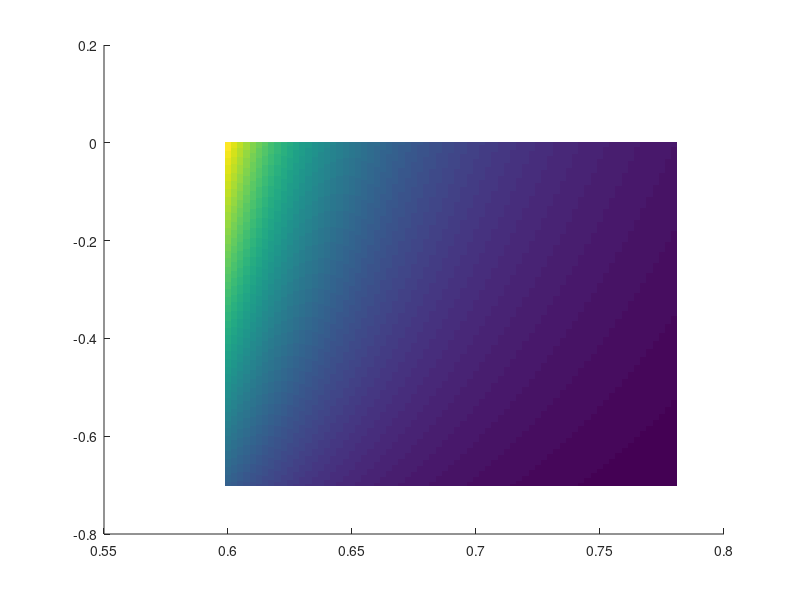

Write the MATLAB code that produced this figure. (Note: this script raises an error after producing the figure.)
p = 0.6:0.0025:0.78;
q = 1 - p;
rho = -0.7:0.0025:0;

m = 500;

n = 10000;
n_1 = 100;

rho_2 = 1 - 1 ./ p;
p_2 = (n-1)*exp(1) ./ (exp(1) + 1) ./ (n-1- m * rho); 
% p_3 = 1 - (n-1) ./ (exp(1) + 1) ./ (n-1- m * rho);

h_1 = p .* q ./ (p - q).^2;
h_2 = n + rho' * ((2 * n_1 - n)^2 - n) / (n - 1);
h = h_1 .* h_2;

hold on;

imagesc(p, rho, h)
colormap("sky")

plot(p, rho_2, LineWidth=2);
plot(p_2, rho, LineWidth=1);
% plot(p_3, rho)
xline(exp(1) / (1 + exp(1)), LineWidth=2);

set(gca,'FontSize',20, 'FontName', 'Times New Roman');
xlabel('Probability $p$',FontWeight='bold',Interpreter='latex') 
ylabel('Correlation $\rho$',FontWeight='bold',Interpreter='latex') 


hold off;

